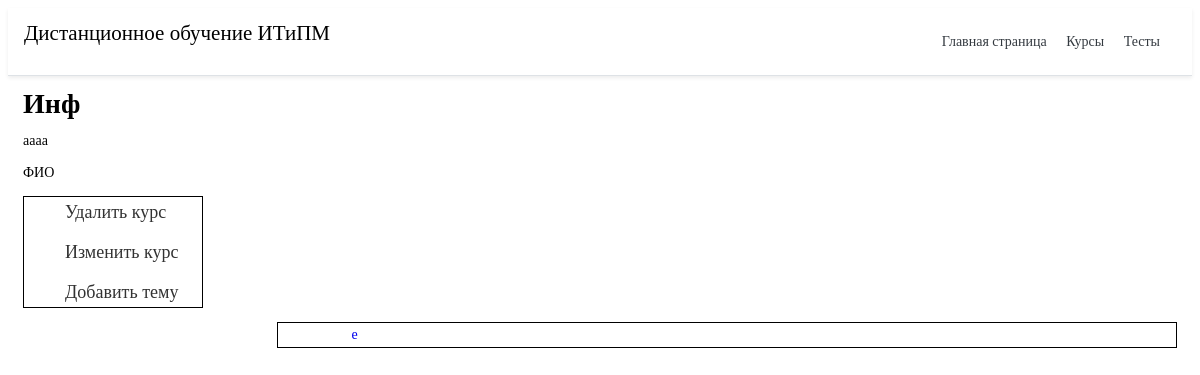
Page /course/10/ on the earlier database version.
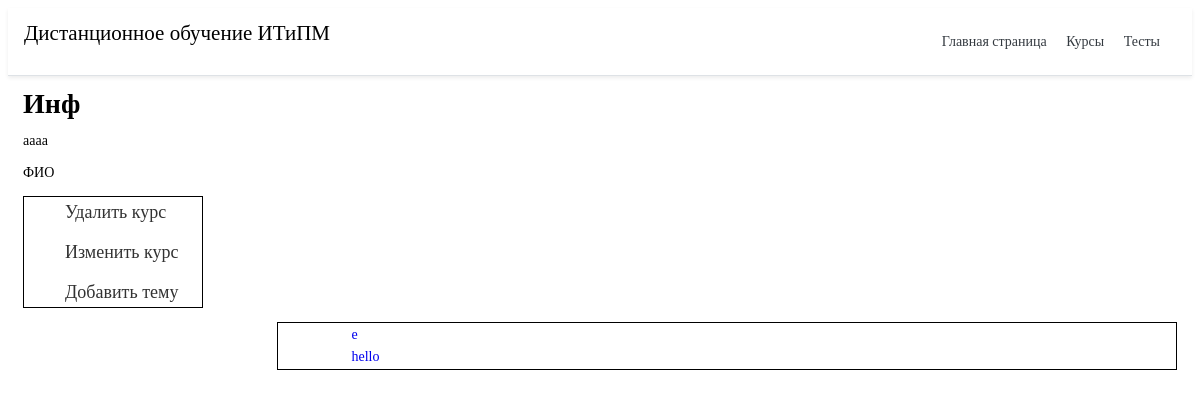
Same page on the later database version.
### cours/models.py (models this page shows, shortened)
class TopicTable(models.Model):
    title = models.CharField('Название темы', max_length=75)
    task = models.TextField('Описание темы', max_length=250)
    id_course = models.ForeignKey(CoueseTable, on_delete=models.CASCADE)
    class Meta:
        verbose_name = 'Тему'
        verbose_name_plural = 'Темы'

### cours/views.py (the view)
# urls.py: path('<int:pk>/', views.detail, name='datail'),
def detail(request, pk):
    ku = list(CoueseTable.objects.filter(id=pk).values())
    top = TopicTable.objects.filter(id_course=pk)
    return render(request, 'cours/datail.html', {'post': ku[0], 'top': top, 'pk': pk})

### cours/templates/cours/datail.html (shortened to what this page needs)
{% extends 'main/base.html' %}
{% block content %}
<h1>{{ post.title }}</h1>
<p>{{ post.task }}</p>
<p>{{post.teache }}</p>
<div class="menu_gl">
	<ul class="menu">
		<li><a href="{% url 'delete' pk %}">Удалить курс</a></li>
		<li><a href="{% url 'update' pk %}">Изменить курс</a></li>
		<li><a href="{% url 'newtopic' pk %}">Добавить тему</a></li>
	</ul>
</div>
<div class="co">
		<table class="iksweb">
			<tbody>
          {% if top %}
    {% for el in top %}
				<tr>
					<td class="table_na"><a href="{% url 'top_datail' pk el.id %}">{{ el.title }}</a></td>
					<td class="table_na"></td>
				</tr>
		{%endfor%}
			</tbody>
		</table>
   {% else %}
   <p>Вы не добавили темы</p>
   {%endif%}
   {% endblock %}

Differences in the rows shown:
added TopicTable: title "hello"
